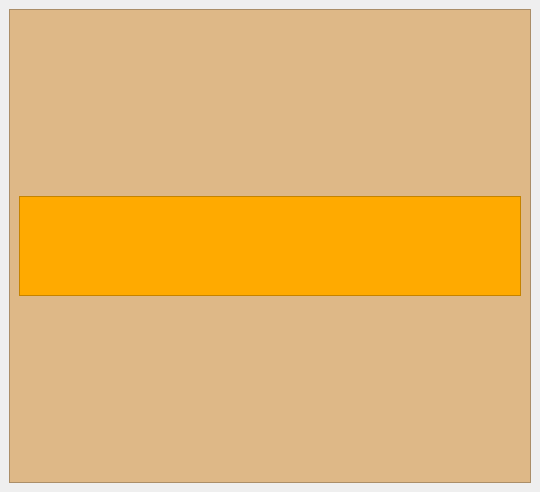
<?xml version="1.0" encoding="UTF-8"?>
<ui version="4.0">
 <class>MainWindow</class>
 <widget class="QMainWindow" name="MainWindow">
  <property name="geometry">
   <rect>
    <x>0</x>
    <y>0</y>
    <width>540</width>
    <height>492</height>
   </rect>
  </property>
  <property name="sizePolicy">
   <sizepolicy hsizetype="Preferred" vsizetype="Preferred">
    <horstretch>0</horstretch>
    <verstretch>1</verstretch>
   </sizepolicy>
  </property>
  <property name="windowTitle">
   <string>MainWindow</string>
  </property>
  <widget class="QWidget" name="centralwidget">
   <layout class="QHBoxLayout" name="horizontalLayout">
    <item>
     <widget class="QFrame" name="frame">
      <property name="styleSheet">
       <string notr="true">background-color: rgb(222, 184, 135);</string>
      </property>
      <property name="frameShape">
       <enum>QFrame::StyledPanel</enum>
      </property>
      <property name="frameShadow">
       <enum>QFrame::Raised</enum>
      </property>
      <layout class="QHBoxLayout" name="horizontalLayout_2">
       <item>
        <widget class="QFrame" name="frame_2">
         <property name="maximumSize">
          <size>
           <width>600</width>
           <height>100</height>
          </size>
         </property>
         <property name="styleSheet">
          <string notr="true">background-color: rgb(255, 170, 0);</string>
         </property>
         <property name="frameShape">
          <enum>QFrame::StyledPanel</enum>
         </property>
         <property name="frameShadow">
          <enum>QFrame::Raised</enum>
         </property>
        </widget>
       </item>
      </layout>
     </widget>
    </item>
   </layout>
  </widget>
 </widget>
 <resources/>
 <connections/>
</ui>
